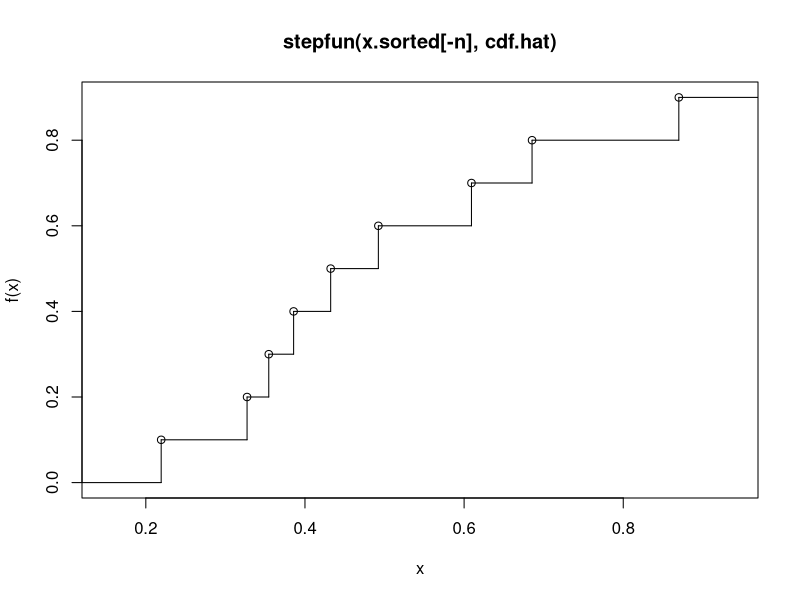
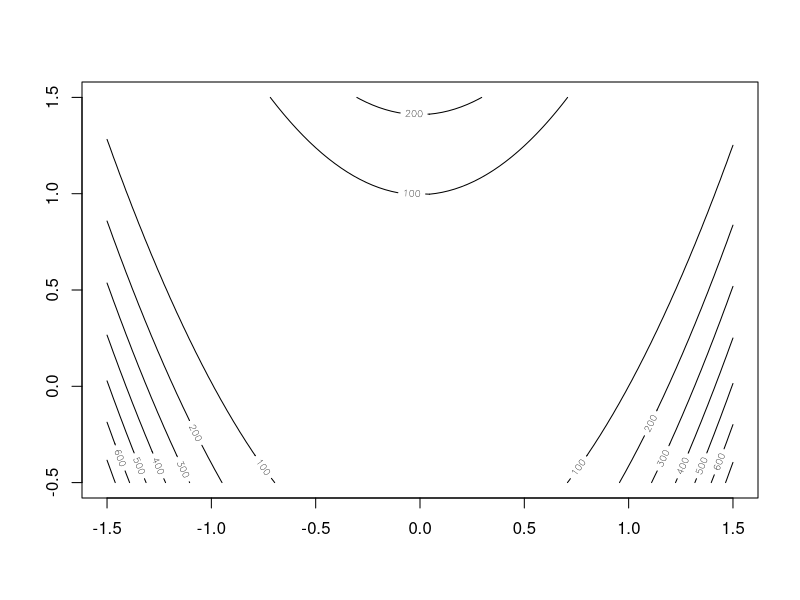
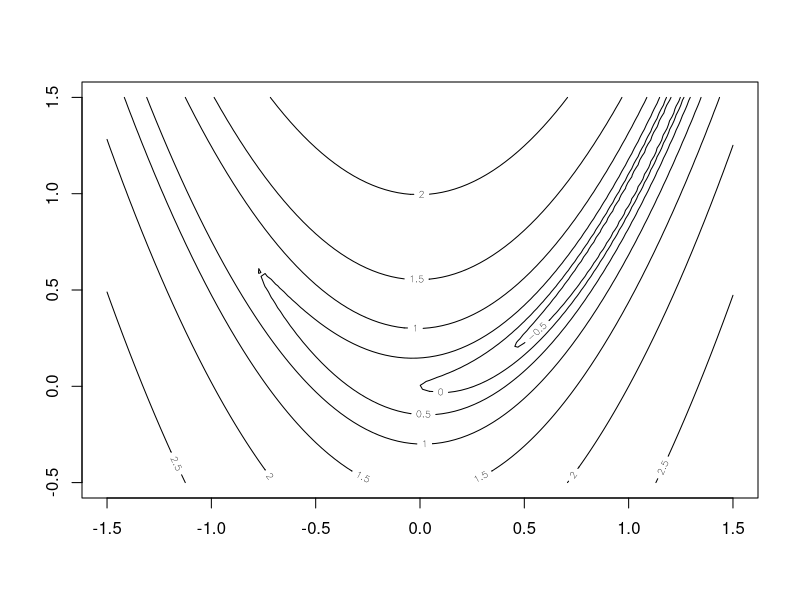
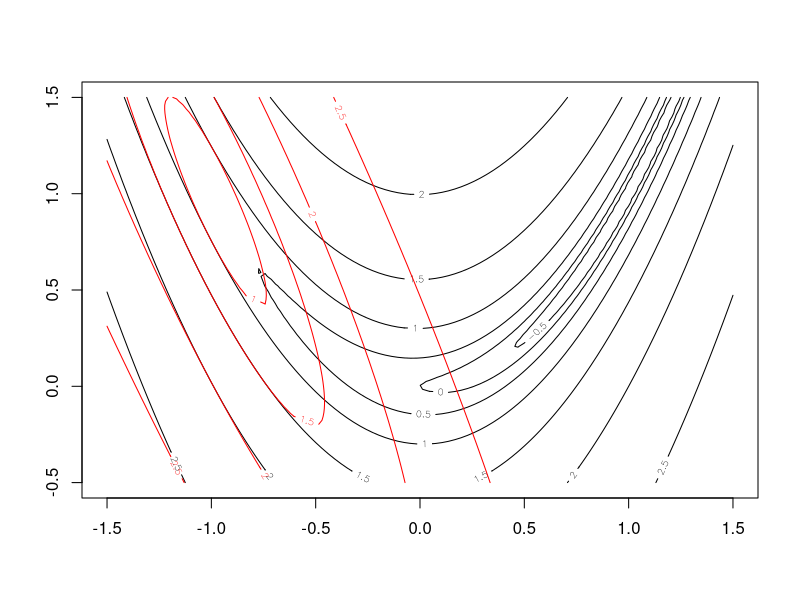
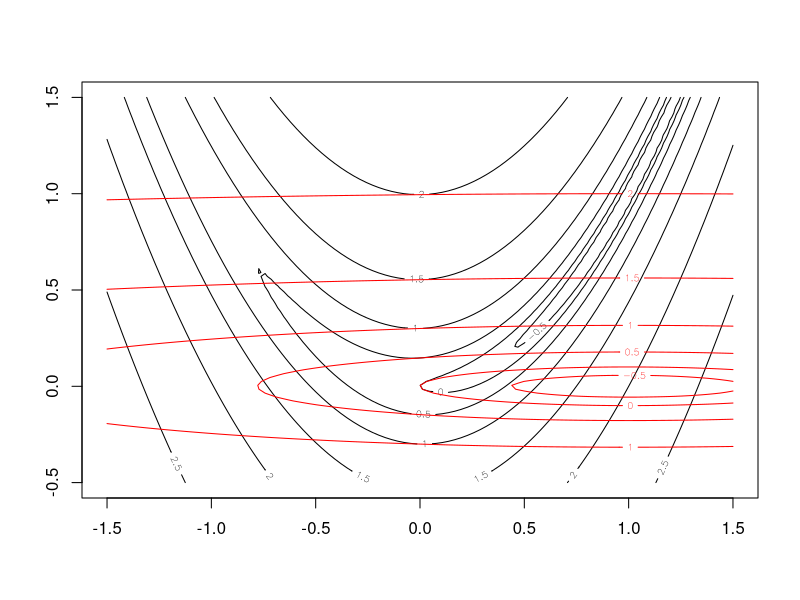
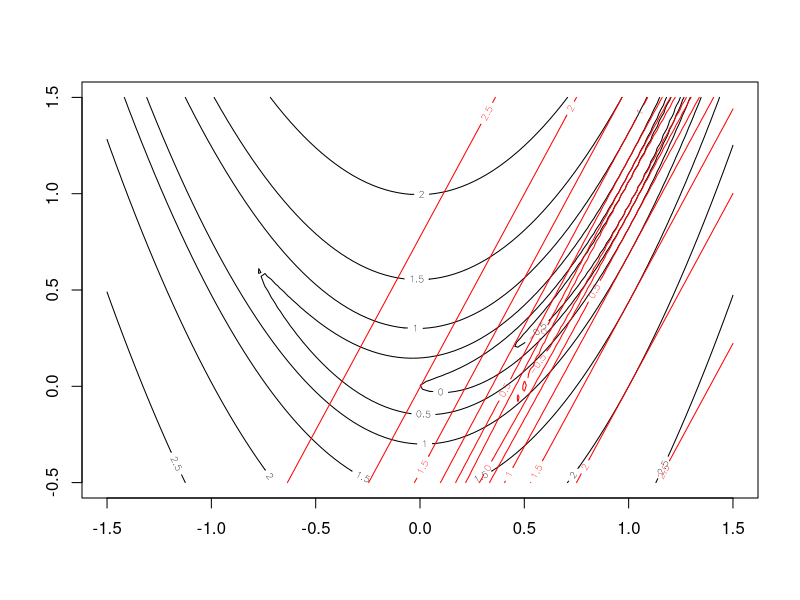

These figures' R source, in order:
## ---- chunk 1
knitr::opts_chunk$set(echo = TRUE)
## ---- chunk 2
eps <- 1
x <- 1
while(x+eps != x) 
  eps <- eps/2
eps/x
## ---- chunk 3
eps <- 1e-18; x <- 1
while(x == x+eps)
  eps <- eps+1e-18
eps
## ---- chunk 4
2*eps
.Machine$double.eps
## ---- chunk 5
eps <- 1; x <- 1/4
while(x+eps != x) 
  eps <- eps/2
eps/x
## ---- chunk 6
# rewrite this
system.time({
X <- matrix(runif(100000),1000,100)
z <- rep(0,1000)
for(i in 1:1000){
  for(j in 1:100) z[i] <- z[i] + X[i,j]
}
})


# using apply
system.time({
z <- apply(X, 1, sum)
})

# using rowSums
system.time({
z <- rowSums(X)
})

# using vectorization
system.time({
ones <- rep(1,100)
z <- X %*% ones
})

## ---- chunk 7
# rewrite the following
system.time({
n <- 100000
z <- rnorm(n)
zneg <- 0; j <- 1
for(i in 1:n){
  if(z[i]<0){
    zneg[j] <- z[i]
    j <- j + 1
  }
}
})

# using apply
n <- 100000
z <- rnorm(n)
system.time(
zneg <- lapply(z, function(x) x[x<0])
)

system.time(
zneg <- z[z<0]
)
## ---- chunk 8
set.seed(1)
n <- 1000
A <- matrix(runif(n*n),n,n) 
x <- runif(n)

t(x) %*% A %*% x
sum(diag(A))
sum(diag((t(A) %*% diag(x) %*% A)))
## ---- chunk 9
set.seed(0)
n <- 1000
A <- matrix(runif(n*n),n,n) 
x.true <- runif(n)
y <- A%*%x.true
## ---- chunk 10
A.inv <- solve(A)
x.1 <- A.inv %*% y
mean(abs(x.1 - x.true))
## ---- chunk 11
x.2 <- solve(A, y)
mean(abs(x.2 - x.true))
## ---- chunk 12
empirical.cdf <- function(x) {
  # sort x and store length
  x.sorted <- sort(x); n <- length(x)
  
  # initialise cdf.hat and calculate
  cdf.hat <- rep(0,n)
  for(i in 1:n) {
    cdf.hat[i] <- sum((x.sorted < x.sorted[i]))/n
  }
  
  # map cdf values to original unsorted x
  cdf.hat <- cdf.hat[order(x)]
  
  # return cdf.hat
  return(cdf.hat)
}

empirical.cdf(runif(100))
## ---- chunk 13
empirical.cdf <- function(x, plot.cdf=TRUE) {
  # sort x and store length
  x.sorted <- sort(x); n <- length(x)
  
  # initialise cdf.hat and calculate
  cdf.hat <- rep(0,n)
  for(i in 1:n) {
    cdf.hat[i] <- sum((x.sorted < x.sorted[i]))/n
  }
  
  # cases: if plot.cdf is TRUE then plot cdf; else return cdf.hat
  if(plot.cdf) {
    # create stepfun object
    step.fn <- stepfun(x.sorted[-n], cdf.hat)
    plot(step.fn)
  } else {
      # map cdf values to original unsorted x
      cdf.hat <- cdf.hat[order(x)]
      return(cdf.hat)
  }
}

empirical.cdf(runif(10))
## ---- chunk 14
rb <- function(x,z) {100*(z-x^2)^2 + (1-x)^2}
rb(seq(-10,10), seq(-10,10))
## ---- chunk 15
# produce a matrix of evaluations of the rosenbrock function
x.seq <- seq(-1.5, 1.5, length.out=100)
z.seq <- seq(-0.5, 1.5, length.out=100)
cont.mat <- outer(x.seq,
                  z.seq,
                  Vectorize(function(x,z) rb(x,z)))
contour(x=x.seq, y=z.seq, cont.mat)
## ---- chunk 16
cont.mat <- outer(x.seq,
                  z.seq,
                  Vectorize(function(x,z) log10(rb(x,z))))
contour(x.seq, z.seq, cont.mat, levels = seq(-0.5,2.5, 0.5))
## ---- chunk 17
rb.grad <- function(x,z) {
  d <- deriv(expression(100*(z-x^2)^2 + (1-x)^2), namevec=c("x", "z"), func=TRUE)
  attr(d(x,z), "gradient")
}

rb.grad(1,4)
## ---- chunk 18
delta <- 1e-7
(rb(0+delta,0) - rb(0,0))/delta
(rb(0,0+delta) - rb(0,0))/delta
rb.grad(0,0)
## ---- chunk 19
rb.hess <- function(x,z) {
  d <- deriv(expression(100*(z-x^2)^2 + (1-x)^2), namevec=c("x", "z"), hessian=TRUE, func=TRUE)
  attr(d(x,z), "hessian")[,,]
}

rb.hess(1,4)
## ---- chunk 20
delta <- 1e-7

(rb.grad(0+delta, 0) - rb.grad(0, 0))/delta
(rb.grad(0, 0+delta) - rb.grad(0, 0))/delta
rb.hess(0,0)
## ---- chunk 21
# function which produces a quadractic approximation and plots it
cont.approx <- function(x.star, z.star, col) {
  
  # define a function for the quadratic approximation
  quad.approx <- function(x,z) {rb(x.star,z.star) +    
      rb.grad(x.star,z.star)%*%c(x-x.star, z-z.star) + (t(c(x-x.star, z-z.star)) %*% rb.hess(x.star, z.star) %*% c(x-x.star, z-z.star))/2}
  
  cont.mat <- outer(x.seq,
                    z.seq,
                    Vectorize(function(x,z) log10(quad.approx(x,z))))
  
  contour(x.seq, z.seq, cont.mat, add=TRUE, col=col, levels=seq(-0.5,2.5, 0.5))
}

# approximate contour around (-1,0.5)
cont.mat <- outer(x.seq,
                  z.seq,
                  Vectorize(function(x,z) log10(rb(x,z))))
contour(x.seq, z.seq, cont.mat, levels = seq(-0.5,2.5, 0.5))
cont.approx(-1,0.5, col="red")

# approximate contour around (0,0)
cont.mat <- outer(x.seq,
                  z.seq,
                  Vectorize(function(x,z) log10(rb(x,z))))
contour(x.seq, z.seq, cont.mat, levels = seq(-0.5,2.5, 0.5))
cont.approx(0,0, col="red")

# approximate contour around (1,1)
cont.mat <- outer(x.seq,
                  z.seq,
                  Vectorize(function(x,z) log10(rb(x,z))))
contour(x.seq, z.seq, cont.mat, levels = seq(-0.5,2.5, 0.5))
cont.approx(1,1, col="red")
